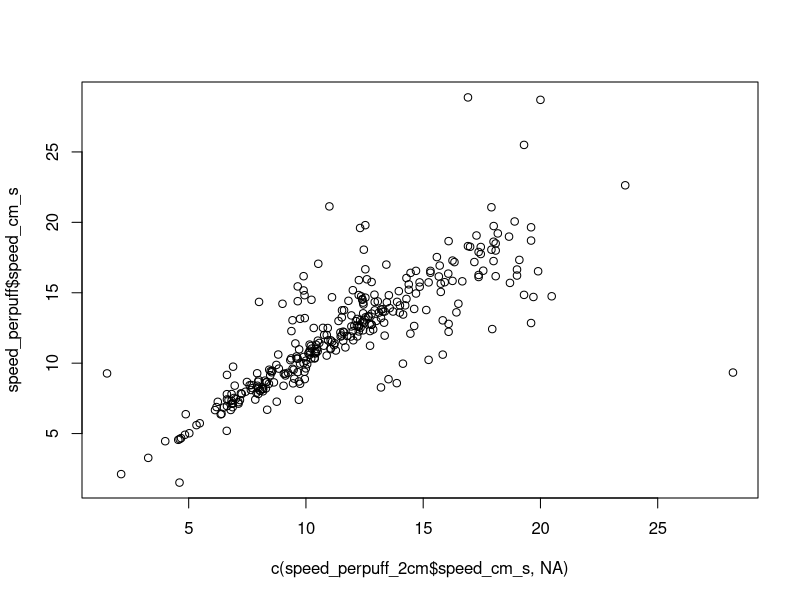
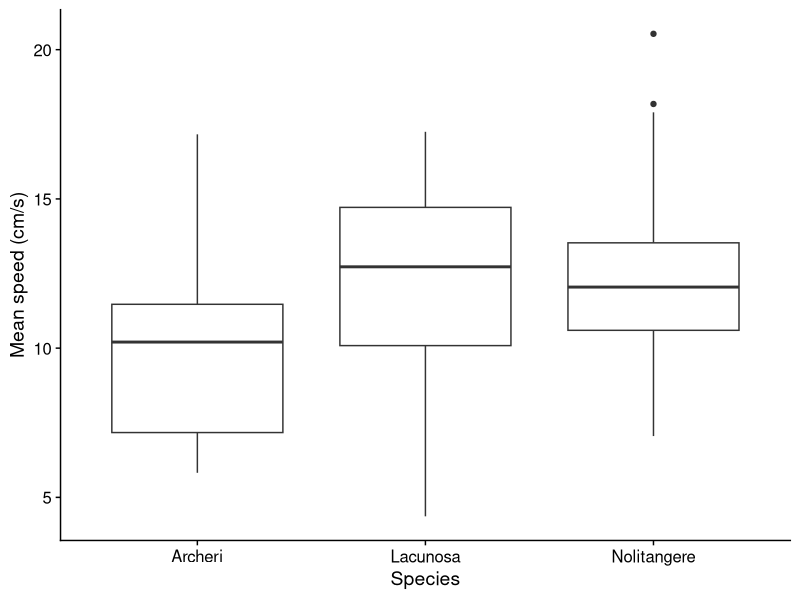
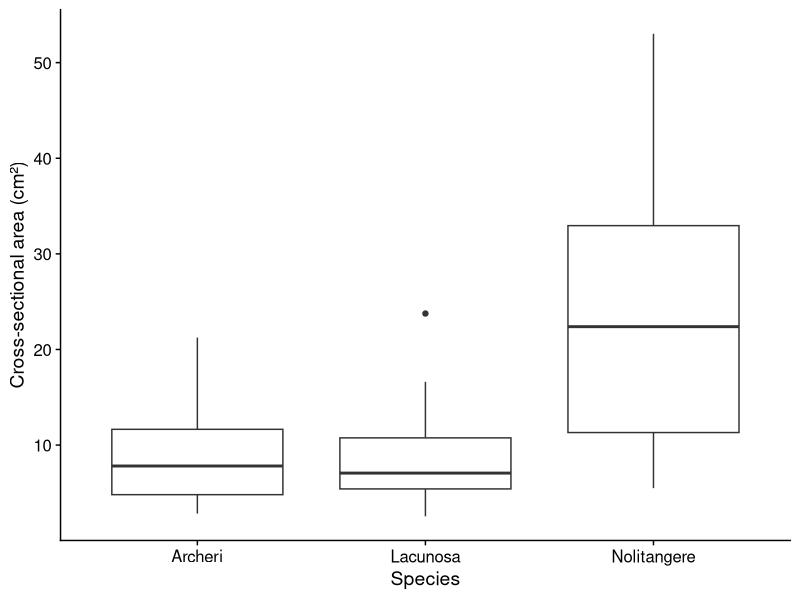
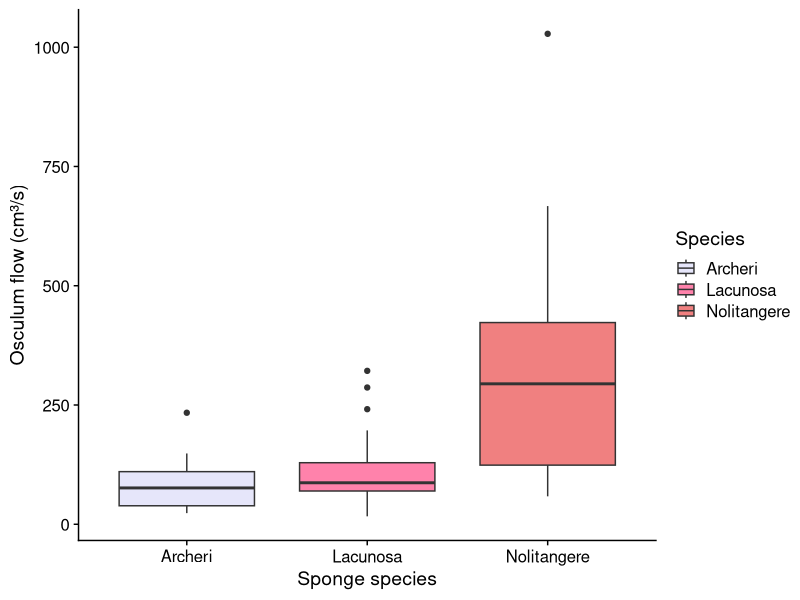
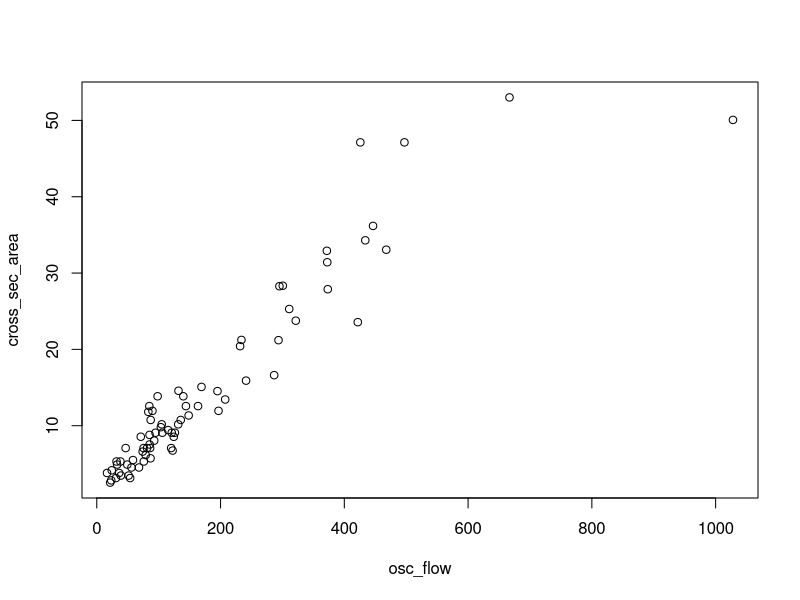
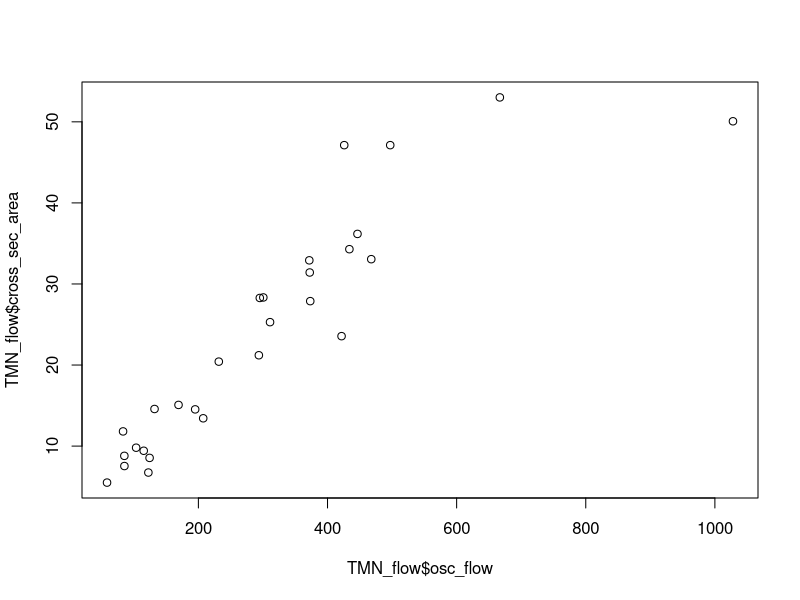
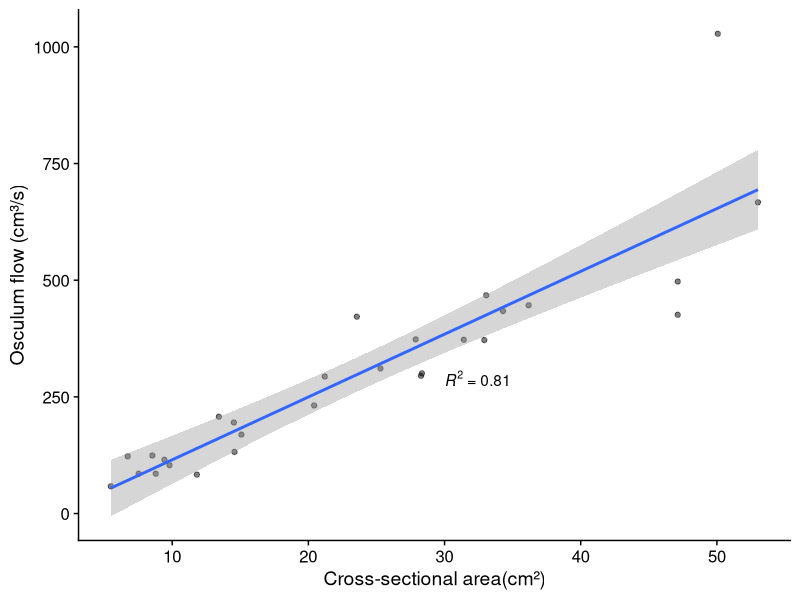
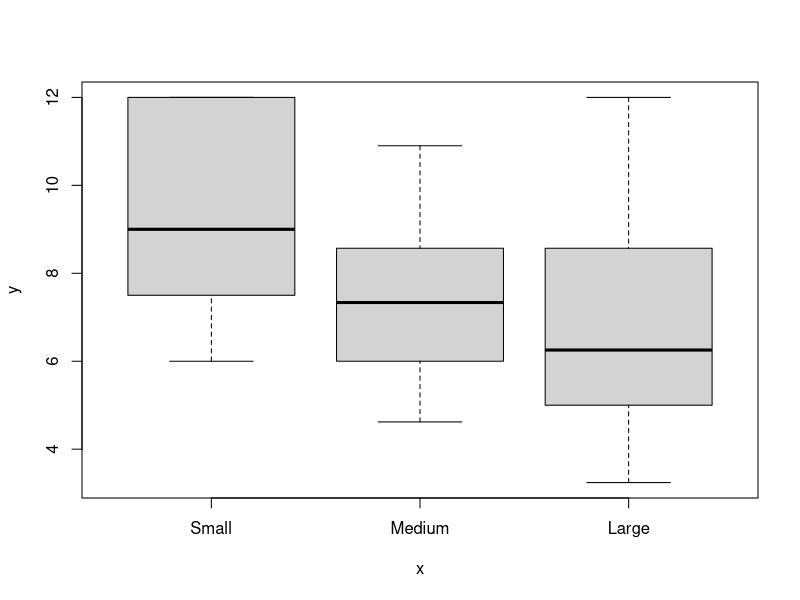

Here is the R script that generated these plots, in order:
library(dplyr)
library(ggplot2)
library(cowplot)
library(emmeans)
library(ggpubr)

#Things to potentially flag:
#CA_S5_01 puff #4 is lagging edge
#DA_S35_02 puff #3 is lagging edge
#CA)S62)_O1 puff #5 is short (cut?)

sponge_flow <- read.csv("raw_data/sponge_tracks_Aug2026.csv")
sponge_flow <- sponge_flow %>%
  mutate(across(c(t, x, y, r, v), as.numeric))

speed_perpuff <- sponge_flow %>%
  group_by(osculum_ID, tracking_num) %>%
  filter(osculum_ID != "") %>%
  summarise(
    abs_distance_cm = abs(last(r) - first(r)),
    time_elapsed_s  = last(t) - first(t),
    speed_cm_s      = abs_distance_cm / time_elapsed_s,
    .groups = "drop"
  )
print(speed_perpuff, n = Inf)
#What is up with AB_S26_O3     puff        6? why so slow?
#KO_S9_O2 puff 3 is very slow

#Here, what is we trim to only keep first 2 cm max. This will make videos approximately hte same 
#length
speed_perpuff_2cm <- sponge_flow %>%
  filter(osculum_ID != "") %>%
  arrange(osculum_ID, tracking_num, t) %>%
  group_by(osculum_ID, tracking_num) %>%
  filter(r <= first(r) + 2) %>%
  summarise(
    abs_distance_cm = abs(last(r) - first(r)),
    time_elapsed_s  = last(t) - first(t),
    speed_cm_s      = abs_distance_cm / time_elapsed_s,
    .groups = "drop"
  )


print(speed_perpuff_2cm, n=Inf)


#Correlation
cor(c(speed_perpuff_2cm$speed_cm_s,NA),speed_perpuff$speed_cm_s, use = "complete.obs")
# r = 0.9500454
# r = 0.808907
plot(c(speed_perpuff_2cm$speed_cm_s,NA),speed_perpuff$speed_cm_s)

#Calculate mean per osculum
speed_mean <- speed_perpuff_2cm %>%
  group_by(osculum_ID) %>%
  summarise(
    mean_speed = mean(speed_cm_s, na.rm = TRUE),
    sd_speed   = sd(speed_cm_s, na.rm = TRUE),
    .groups = "drop"
  )  
print(speed_mean, n = Inf)

## Read in sponge morphology data set
sponge_size <- read.csv("raw_data/sponge_size_data.csv")


#Join sponge size data for matching sponges
speed_mean <- speed_mean %>%
  left_join(sponge_size, by = c("osculum_ID" = "id"))

speed_mean <- speed_mean %>% 
  mutate(species = case_match(species, "Touchmenot" ~ "Nolitangere", .default = species))

ggplot(speed_mean, aes(x = species, y = mean_speed)) +
  geom_boxplot() +
  labs(x = "Species", y = "Mean speed (cm/s)") +
  theme_cowplot()

#So far, particle velocity not sig different across three species
model <- aov(mean_speed ~ species, data = speed_mean)
summary(model)
## species has a significant effect on mean speed (p = 0.0165)

#Ok, let's look at flow rate...this requires different columns for different species
#because they have different shapes.

speed_mean <- speed_mean %>%
  mutate(
    osc_diam1_cm = as.numeric(na_if(as.character(osc_diam1_cm), ".")),
    osc_diam2_cm = as.numeric(na_if(as.character(osc_diam2_cm), "."))
  )

#first calculate cross sectional area
speed_mean <- speed_mean %>%
  mutate(
    cross_sec_area = case_when(
      species %in% c("Archeri", "Lacunosa") ~ pi * (osc_diam1_cm/2)^2,
      species == "Nolitangere"               ~ pi * (osc_diam1_cm/2) * (osc_diam2_cm/2)
    )
  )
ggplot(speed_mean, aes(x = species, y = cross_sec_area)) +
  geom_boxplot() +
  labs(x = "Species", y = "Cross-sectional area (cm²)") +
  theme_cowplot()

#Now calculate flow, make box plot, and run anova
speed_mean <- speed_mean %>%
  mutate(osc_flow = cross_sec_area * mean_speed)
ggplot(speed_mean, aes(x = species, y = osc_flow, fill = species)) +
  geom_boxplot() +
  labs(x = "Sponge species", y = "Osculum flow (cm³/s)", fill = "Species") +
  scale_fill_manual(values = c("lavender","palevioletred1","lightcoral")) +
  theme_cowplot()
#

plot(cross_sec_area ~ osc_flow, data = speed_mean)
## Q1: Does oscular flow rate differ across sponge species?
model_flow <- aov(osc_flow ~ species, data = speed_mean)
summary(model_flow)
TukeyHSD(model_flow)
##tmn is significantly higher than other two

#Think about applying correction of 0.5...look for old papers....
#we will also want to emphasize that this is about RELATIVE speed, not necessarily
#getting perfect measurement of flow!

## looking at how flow rate differs across TMN
# new df with only TMN
TMN_flow <- speed_mean %>% 
  filter(species == "Nolitangere")

## creating a model to see how flow rate changes with size + interacting metrics
plot(TMN_flow$osc_flow, TMN_flow$cross_sec_area)
tmn_lm <- lm(osc_flow ~ cross_sec_area, data = TMN_flow)
summary(tmn_lm)

ggplot(data = TMN_flow, aes(x = cross_sec_area, y = osc_flow)) +
  geom_point(alpha = 0.5)+
  geom_smooth(method = "lm")+
  stat_cor(aes(label=..rr.label..), label.x=30, label.y=290)+
  xlab("Cross-sectional area(cm²)")+
  ylab("Osculum flow (cm³/s)")+
  theme_cowplot()


#For TMN...want to look at flow and how it (maybe) impacts tail beat freq of fish

#read in fish data
fish_tbf <- read.csv("raw_data/tbf_correlates.csv")
str(fish_tbf)
fish_tbf <- fish_tbf  %>%
  mutate(across(c(diam1, diam2, osc_depth, osculum_vol, max_height_cm, tbf_mean, depth), 
                ~as.numeric(na_if(., "."))))

fish_tbf$Fish.Size <- factor(fish_tbf$Fish.Size, levels = c("Small", "Medium", "Large"))

#Join rows that match from the flow and fish data (so far there are 20 vids)
TMN_complete <- speed_mean %>%
  inner_join(fish_tbf, by = c("osculum_ID" = "Sponge"))
print(TMN_complete, n=Inf)

## Q3: is flow rate in TMN correlated w resident goby swimming patterns?
#Let's see if we can't recreate Basma's finding of marg effect of fish size (qualitative)
#on tbf
lm_size <- lm(TMN_complete$tbf_first ~ TMN_complete$Fish.Size)
summary(lm_size)
## according to this, there is a marginally significant effect of larger fishes swimming a bit faster (higher TBF)


#Same trend...see if we can boost sample size a bit more
plot(TMN_complete$Fish.Size, TMN_complete$tbf_first)

#plotting TBF by fish size
ggplot(data = TMN_complete, aes(x = Fish.Size, y = tbf_first, fill = Fish.Size)) +
  geom_boxplot()+
  geom_jitter(alpha = 0.5)+
  labs(x = "Fish size", y = "Tail beat frequency (beats/sec)") +
  theme_cowplot()


model_tbf <- aov(tbf_first ~ Fish.Size, data = TMN_complete)
summary(model_tbf)
TukeyHSD(model_tbf)

#now try flow rate (nope!)
lm_flow <- lm( TMN_complete$tbf_first ~ TMN_complete$osc_flow)
summary(lm_flow)
plot(TMN_complete$osc_flow, TMN_complete$tbf_first)
#there is no relationship between oscular flow and the first TBF

ggplot(data = TMN_complete, aes(x = osc_flow, y = tbf_first, colour = Fish.Size)) + 
  geom_point() +
  labs(x = "Osculum flow (cm³/s)", y = "First tail beat frequency") + 
  theme_cowplot()

## just flipping ^^ axes to see if it looks a bit better (prob not)
ggplot(data = TMN_complete, aes(x = tbf_first, y = osc_flow)) + 
  geom_point() +
  labs(y = "Osculum flow (cm³/s)", x = "First tail beat frequency") + 
  theme_cowplot()

#Ok, look at interaction just in case
lm_interac <- lm( TMN_complete$tbf_first ~ TMN_complete$osc_flow*TMN_complete$Fish.Size)
summary(lm_interac)
#nope...it's just size


# trying models -----------------------------------------------------------
## this is to try out models that we discussed in meeting on July 13


lm_osc_flow <- lm(osc_flow ~ depth_m + oscula 
                  + max_height_cm + species, data = speed_mean)
summary(lm_osc_flow)


## Q2: intra and interspecies flowrate-morphology relationship

#intraspecies
lm_flow_species <- lm(osc_flow ~ species*max_height_cm, data = speed_mean)
summary(lm_flow_species)
anova(lm_flow_species)


#filtering data for Aplysina archeri
archeri <- speed_mean %>% 
  filter(species == "Archeri")

lacunosa <- speed_mean %>% 
  filter(species == "Lacunosa")

tmn <- speed_mean  %>% 
  filter(species == "Nolitangere")

lm_flow_aa <- lm(osc_flow ~ max_height_cm + depth_m + oscula, data = archeri)
summary(lm_flow_aa)
anova(lm_flow_aa)

lm_flow_al <- lm(osc_flow ~ max_height_cm + depth_m + oscula, data = lacunosa)
summary(lm_flow_al)
anova(lm_flow_al)

lm_flow_tmn <- lm(osc_flow ~ max_height_cm + depth_m + oscula, data = tmn)
summary(lm_flow_tmn)
anova(lm_flow_tmn)
